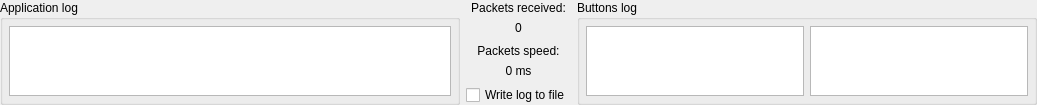
<?xml version="1.0" encoding="UTF-8"?>
<ui version="4.0">
 <class>DebugWindow</class>
 <widget class="QWidget" name="DebugWindow">
  <property name="geometry">
   <rect>
    <x>0</x>
    <y>0</y>
    <width>1037</width>
    <height>98</height>
   </rect>
  </property>
  <property name="windowTitle">
   <string>Debug</string>
  </property>
  <layout class="QGridLayout" name="gridLayout" columnstretch="1,0,1">
   <property name="leftMargin">
    <number>0</number>
   </property>
   <property name="topMargin">
    <number>0</number>
   </property>
   <property name="rightMargin">
    <number>0</number>
   </property>
   <property name="bottomMargin">
    <number>0</number>
   </property>
   <item row="2" column="1">
    <widget class="QLabel" name="text_PacketsSpeed">
     <property name="toolTip">
      <string>Debug packets speed within 5 seconds</string>
     </property>
     <property name="text">
      <string>Packets speed:</string>
     </property>
     <property name="alignment">
      <set>Qt::AlignBottom|Qt::AlignHCenter</set>
     </property>
    </widget>
   </item>
   <item row="0" column="0" rowspan="5">
    <widget class="QGroupBox" name="groupBox">
     <property name="title">
      <string>Application log</string>
     </property>
     <layout class="QHBoxLayout" name="horizontalLayout">
      <property name="leftMargin">
       <number>6</number>
      </property>
      <property name="topMargin">
       <number>6</number>
      </property>
      <property name="rightMargin">
       <number>6</number>
      </property>
      <property name="bottomMargin">
       <number>6</number>
      </property>
      <item>
       <widget class="QTextBrowser" name="textBrowser_DebugMsg">
        <property name="sizePolicy">
         <sizepolicy hsizetype="Expanding" vsizetype="Preferred">
          <horstretch>0</horstretch>
          <verstretch>0</verstretch>
         </sizepolicy>
        </property>
       </widget>
      </item>
     </layout>
    </widget>
   </item>
   <item row="1" column="1">
    <widget class="QLabel" name="label_PacketsCount">
     <property name="text">
      <string>0</string>
     </property>
     <property name="alignment">
      <set>Qt::AlignHCenter|Qt::AlignTop</set>
     </property>
    </widget>
   </item>
   <item row="4" column="1">
    <widget class="QCheckBox" name="checkBox_WriteLog">
     <property name="text">
      <string>Write log to file</string>
     </property>
    </widget>
   </item>
   <item row="3" column="1">
    <widget class="QLabel" name="label_PacketsSpeed">
     <property name="toolTip">
      <string>within 5 seconds</string>
     </property>
     <property name="text">
      <string>0 ms</string>
     </property>
     <property name="alignment">
      <set>Qt::AlignHCenter|Qt::AlignTop</set>
     </property>
    </widget>
   </item>
   <item row="0" column="1">
    <widget class="QLabel" name="text_PacketsCount">
     <property name="text">
      <string>Packets received:</string>
     </property>
     <property name="alignment">
      <set>Qt::AlignBottom|Qt::AlignHCenter</set>
     </property>
    </widget>
   </item>
   <item row="0" column="2" rowspan="5">
    <widget class="QGroupBox" name="groupBox_2">
     <property name="title">
      <string>Buttons log</string>
     </property>
     <layout class="QHBoxLayout" name="horizontalLayout_2">
      <property name="leftMargin">
       <number>6</number>
      </property>
      <property name="topMargin">
       <number>6</number>
      </property>
      <property name="rightMargin">
       <number>6</number>
      </property>
      <property name="bottomMargin">
       <number>6</number>
      </property>
      <item>
       <widget class="QTextBrowser" name="textBrowser_ButtonsPressLog">
        <property name="sizePolicy">
         <sizepolicy hsizetype="Expanding" vsizetype="Preferred">
          <horstretch>0</horstretch>
          <verstretch>0</verstretch>
         </sizepolicy>
        </property>
       </widget>
      </item>
      <item>
       <widget class="QTextBrowser" name="textBrowser_ButtonsUnpressLog"/>
      </item>
     </layout>
    </widget>
   </item>
  </layout>
 </widget>
 <resources/>
 <connections/>
</ui>
